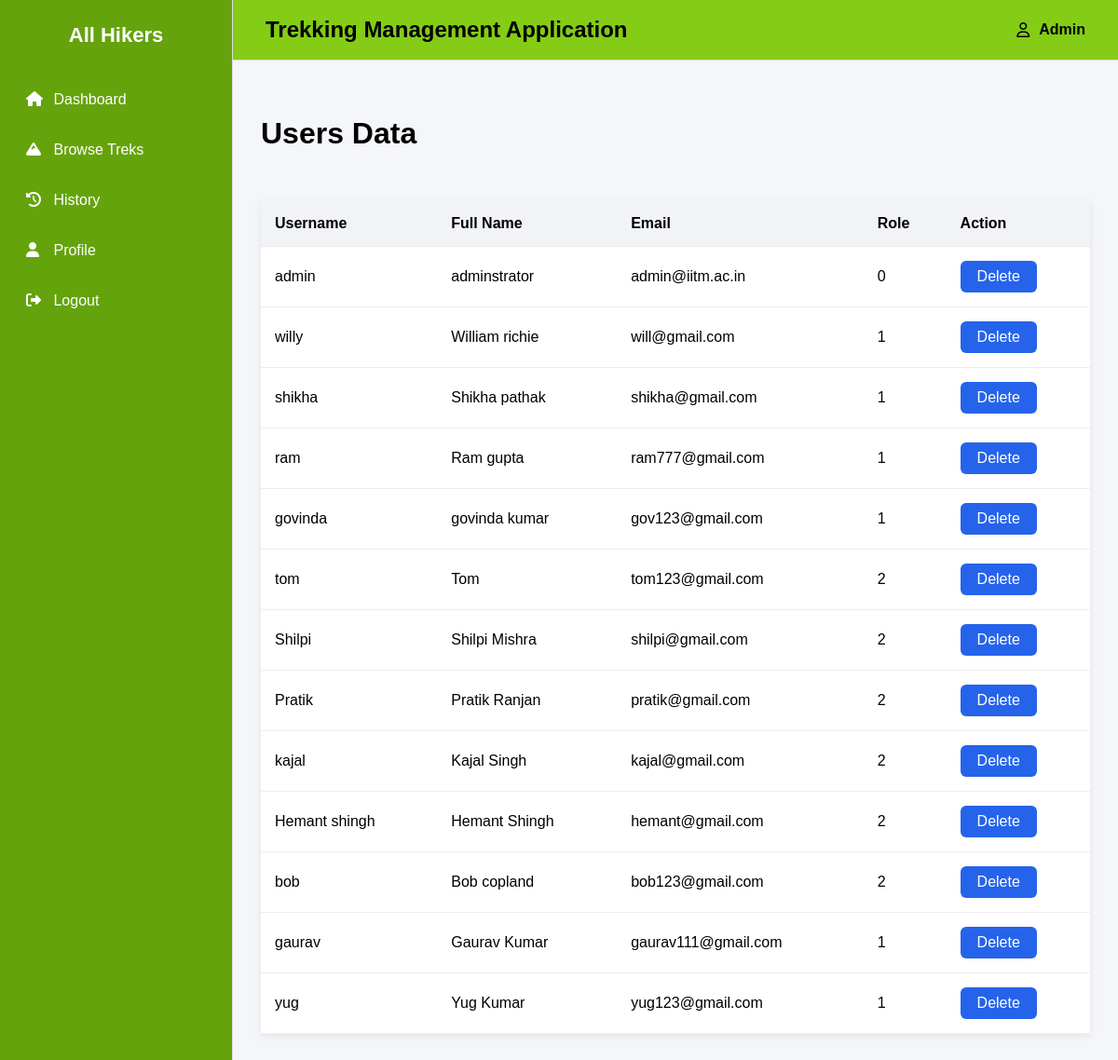
The page /admin_dashboard/users on the database its author committed.
### backend/models.py (models this page shows)
class Users(db.Model):
    __tablename__="users"
    id=db.Column(db.Integer,primary_key=True)
    role=db.Column(db.Integer,default=1)
    username=db.Column(db.String,nullable=False)
    password=db.Column(db.String,nullable=False)
    email=db.Column(db.String,nullable=False)
    address=db.Column(db.String,nullable=False)
    full_name=db.Column(db.String,nullable=False)
    pin_code=db.Column(db.String,nullable=False)
    is_approved = db.Column(db.Boolean, default=True)  # True for normal users
    booking=db.relationship("Booking",cascade="all,delete",backref="users",lazy=True) #User can access all of his bookings

### backend/controllers.py (the view)
@auth_bp.route('/admin_dashboard/users')
def users_data():
    users = Users.query.all()
    return render_template('users_data.html', users=users)

### templates/users_data.html (shortened to what this page needs)
{% extends "base.html" %}
{% block content %}
<link rel="stylesheet" href="{{ url_for('static', filename='css/dashboard.css') }}">
<h1> Users Data </h1>
<br><br><br>
<div>
    {% if users %}
    <table>
        <thead>
            <tr>
                <th>Username</th>
                <th>Full Name</th>
                <th>Email</th>
                <th>Role</th>
                <th>Action</th>
            </tr>
        </thead>
        <tbody>
            {% for user in users %}
            <tr>
                <td>{{ user.username }}</td>
                <td>{{ user.full_name }}</td>
                <td>{{ user.email }}</td>
                <td>{{ user.role }}</td>
                <td>
                    <a href="{{ url_for('auth.delete_user', user_id=user.id) }}" class="btn btn-danger" onclick="return confirm('Are you sure you want to delete this user?')">Delete</a>
                </td>
            </tr>
            {% endfor %}
        </tbody>
    </table>
    {% else %}
        <p>No users found.</p>
    {% endif %}
</div>
{% endblock %}

### templates/base.html (shortened to what this page needs)
<!DOCTYPE html>
<html lang="en">
<head>
    <link rel="stylesheet" href="{{ url_for('static', filename='css/dashboard.css') }}">
    <link rel="stylesheet" href="https://cdnjs.cloudflare.com/ajax/libs/font-awesome/6.5.2/css/all.min.css">
</head>
<body>
<div class="wrapper">
    <aside class="sidebar">
        <div class="logo">
            All Hikers
        </div>
        <ul>
            <li><a href="{{ url_for('auth.dashboard') }}"><i class="fa-solid fa-house"></i> Dashboard</a></li>
            {% if session.get('role') == 'admin' %}
                <li><a href="{{ url_for('auth.trek') }}"><i class="fa-solid fa-mountain"></i> Treks</a></li>
                <li><a href="{{ url_for('auth.staff') }}"><i class="fa-solid fa-user-group"></i> Staff</a></li>
                <li><a href="{{ url_for('auth.users_data') }}"><i class="fa-solid fa-users"></i> Users</a></li>
                <li><a href="{{ url_for('auth.trekking_history') }}"><i class="fa-solid fa-calendar-check"></i> Trekking History</a></li>
                <li><a href="{{ url_for('auth.admin_search') }}"><i class="fa-solid fa-magnifying-glass"></i> Search</a></li>
                <li><a href="#"><i class="fa-solid fa-chart-column"></i> Reports</a></li>
                <li><a href="#"><i class="fa-solid fa-gear"></i> Settings</a></li>
            {% elif session.get('role') == 'staff' %}
                <li><a href="{{ url_for('auth.staff_participants') }}"><i class="fa-solid fa-users"></i> Participants</a></li>
                <li><a href="{{ url_for('auth.update_profile') }}"><i class="fa-solid fa-user"></i> Profile</a></li>
            {% else %}
                <li><a href="{{ url_for('auth.browse_treks') }}"><i class="fa-solid fa-mountain"></i> Browse Treks</a></li>
                <li><a href="{{ url_for('auth.booking_history') }}"><i class="fa-solid fa-clock-rotate-left"></i> History</a></li>
                <li><a href="{{ url_for('auth.update_profile') }}"><i class="fa-solid fa-user"></i> Profile</a></li>
            {% endif %}
            <li><a href="{{ url_for('auth.logout') }}"><i class="fa-solid fa-right-from-bracket"></i> Logout</a></li>
        </ul>
    </aside>
    <main class="main">
        <div class="navbar">
            <h2>Trekking Management Application</h2>
            <div class="profile">
                <i class="fa-regular fa-user"></i>
                {{ session.get('username',"Admin") }}
            </div>
        </div>
        <div class="cards">
        </div>
        <div class="content">
            {% block content %}
            {% endblock %}
        </div>
    </main>
</div>
</body>
</html>

### static/css/dashboard.css (style rules this page uses)
* { margin:0; padding:0; box-sizing:border-box; font-family:Arial, Helvetica, sans-serif; }
body { background:#f4f6f9; }
.wrapper { display:flex; min-height:100vh; }
.sidebar { width:250px; background:#65a30d; border-right:1px solid #ddd; }
.logo { padding:25px; font-size:22px; font-weight:bold; text-align:center; color:white; }
.sidebar ul { list-style:none; }
.sidebar li { margin:8px; }
.sidebar a { display:block; color:white; text-decoration:none; padding:14px 20px; border-radius:8px; transition:.3s; }
.sidebar i { width:25px; }
.main { flex:1; }
.navbar { background:#84cc16; padding:18px 35px; display:flex; justify-content:space-between; align-items:center; border-bottom:1px solid #ddd; color:black; }
.profile { display:flex; gap:10px; align-items:center; font-weight:bold; }
.cards { display:grid; grid-template-columns:repeat(auto-fit,minmax(220px,1fr)); gap:20px; padding:30px; }
.content { padding:0 30px 30px; }
table { width:100%; border-collapse:collapse; background:white; box-shadow:0 2px 8px rgba(0,0,0,.08); }
th { background:#f1f3f6; }
th,td { padding:15px; text-align:left; border-bottom:1px solid #eee; }
.btn { background:#2563eb; color:white; border:none; padding:8px 18px; border-radius:6px; cursor:pointer; }
.btn { background:#2563eb; color:white; text-decoration:none; padding:8px 18px; border-radius:6px; display:inline-block; }

### rows shown on the page
Users: get "Admin", username "admin", full_name "adminstrator", email "admin@iitm.ac.in", role "0"
Users: username "willy", full_name "William richie", email "will@gmail.com", role "1"
Users: username "shikha", full_name "Shikha pathak", email "shikha@gmail.com", role "1"
Users: username "ram", full_name "Ram gupta", email "ram777@gmail.com", role "1"
Users: username "govinda", full_name "govinda kumar", email "gov123@gmail.com", role "1"
Users: username "tom", full_name "Tom", email "tom123@gmail.com", role "2"
Users: username "Shilpi", full_name "Shilpi Mishra", email "shilpi@gmail.com", role "2"
Users: username "Pratik", full_name "Pratik Ranjan", email "pratik@gmail.com", role "2"
Users: username "kajal", full_name "Kajal Singh", email "kajal@gmail.com", role "2"
Users: username "Hemant shingh", full_name "Hemant Shingh", email "hemant@gmail.com", role "2"
Users: username "bob", full_name "Bob copland", email "bob123@gmail.com", role "2"
Users: username "gaurav", full_name "Gaurav Kumar", email "gaurav111@gmail.com", role "1"
Users: username "yug", full_name "Yug Kumar", email "yug123@gmail.com", role "1"
